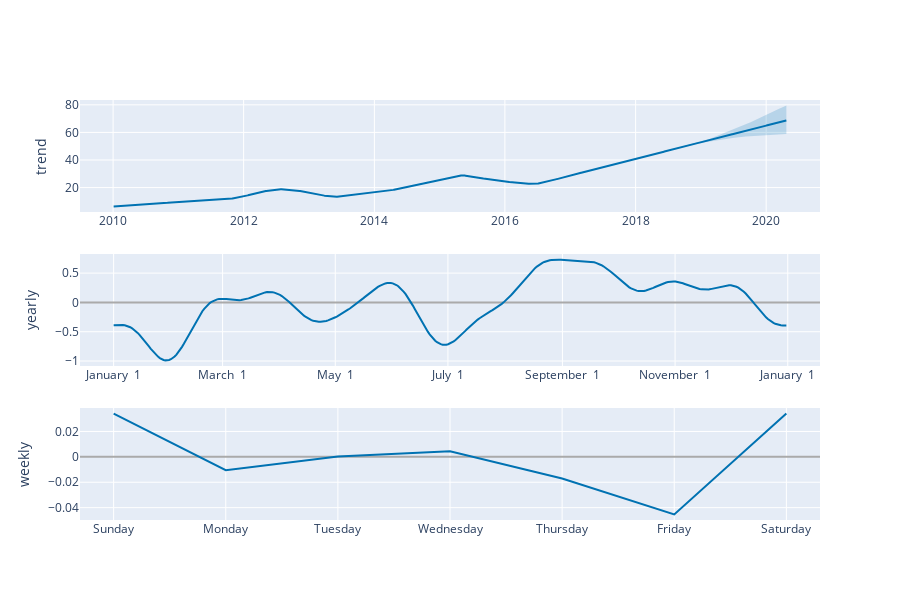

Notebook cell for this chart:
### Code cell
plot_components_plotly(model, forecast)

### Figure 1 — Plotly figure (JSON) as saved in the notebook; plotly's stock layout.template omitted (floating-point values rounded to 4 significant figures; data arrays with more than 128 entries replaced by an {"elided": "..."} marker saying what was removed)
{"data": [{"line": {"color": "#0072B2", "width": 2}, "mode": "lines", "name": "trend", "type": "scatter", "x": {"elided": "2768 str values"}, "xaxis": "x", "y": {"elided": "2768 float values"}, "yaxis": "y"}, {"line": {"color": "rgba(0, 114, 178, 0.2)", "width": 0}, "mode": "lines", "name": "trend_upper", "type": "scatter", "x": {"elided": "2768 str values"}, "xaxis": "x", "y": {"elided": "2768 float values"}, "yaxis": "y"}, {"fill": "tonexty", "fillcolor": "rgba(0, 114, 178, 0.2)", "line": {"color": "rgba(0, 114, 178, 0.2)", "width": 0}, "mode": "lines", "name": "trend_lower", "type": "scatter", "x": {"elided": "2768 str values"}, "xaxis": "x", "y": {"elided": "2768 float values"}, "yaxis": "y"}, {"line": {"color": "#0072B2", "width": 2}, "mode": "lines", "name": "yearly", "type": "scatter", "x": {"elided": "365 str values"}, "xaxis": "x2", "y": {"elided": "365 float values"}, "yaxis": "y2"}, {"line": {"color": "#0072B2", "width": 2}, "mode": "lines", "name": "weekly", "type": "scatter", "x": ["2017-01-01T00:00:00", "2017-01-02T00:00:00", "2017-01-03T00:00:00", "2017-01-04T00:00:00", "2017-01-05T00:00:00", "2017-01-06T00:00:00", "2017-01-07T00:00:00"], "xaxis": "x3", "y": [0.03409, -0.01047, 0.0002974, 0.004334, -0.01702, -0.04532, 0.03409], "yaxis": "y3"}], "layout": {"height": 600, "showlegend": false, "width": 900, "xaxis": {"anchor": "y", "domain": [0, 1], "range": ["2009-06-29T21:36:00", "2020-10-28T02:24:00"], "type": "date"}, "xaxis2": {"anchor": "y2", "domain": [0, 1], "range": ["2016-12-13T18:54:02.958904115", "2018-01-18T11:04:57.863013581"], "tickformat": "%B %e", "type": "date"}, "xaxis3": {"anchor": "y3", "domain": [0, 1], "range": ["2016-12-31T16:48:00", "2017-01-07T07:12:00"], "tickformat": "%A", "type": "date"}, "yaxis": {"anchor": "x", "domain": [0.7333, 1], "rangemode": "normal", "title": {"text": "trend"}, "zerolinecolor": "#AAA"}, "yaxis2": {"anchor": "x2", "domain": [0.3667, 0.6333], "title": {"text": "yearly"}, "zerolinecolor": "#AAA"}, "yaxis3": {"anchor": "x3", "domain": [0, 0.2667], "title": {"text": "weekly"}, "zerolinecolor": "#AAA"}}}
